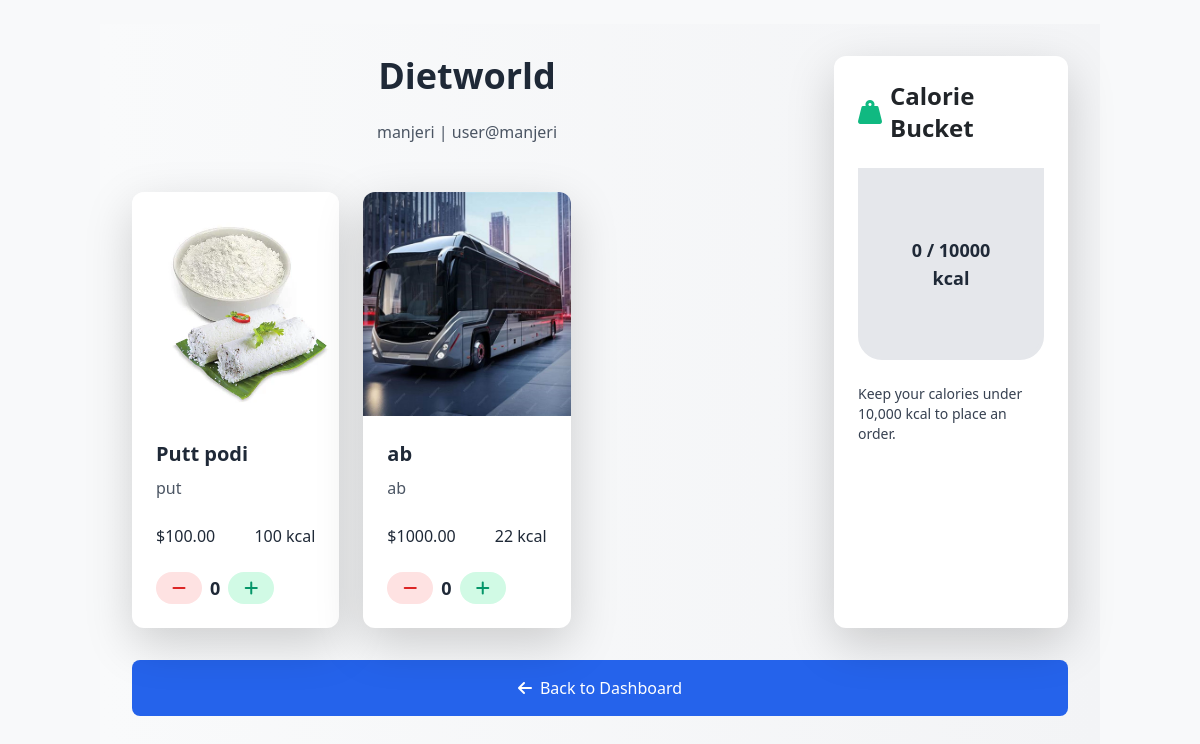
Page /users/shop/1/ (signed in) on the earlier database version.
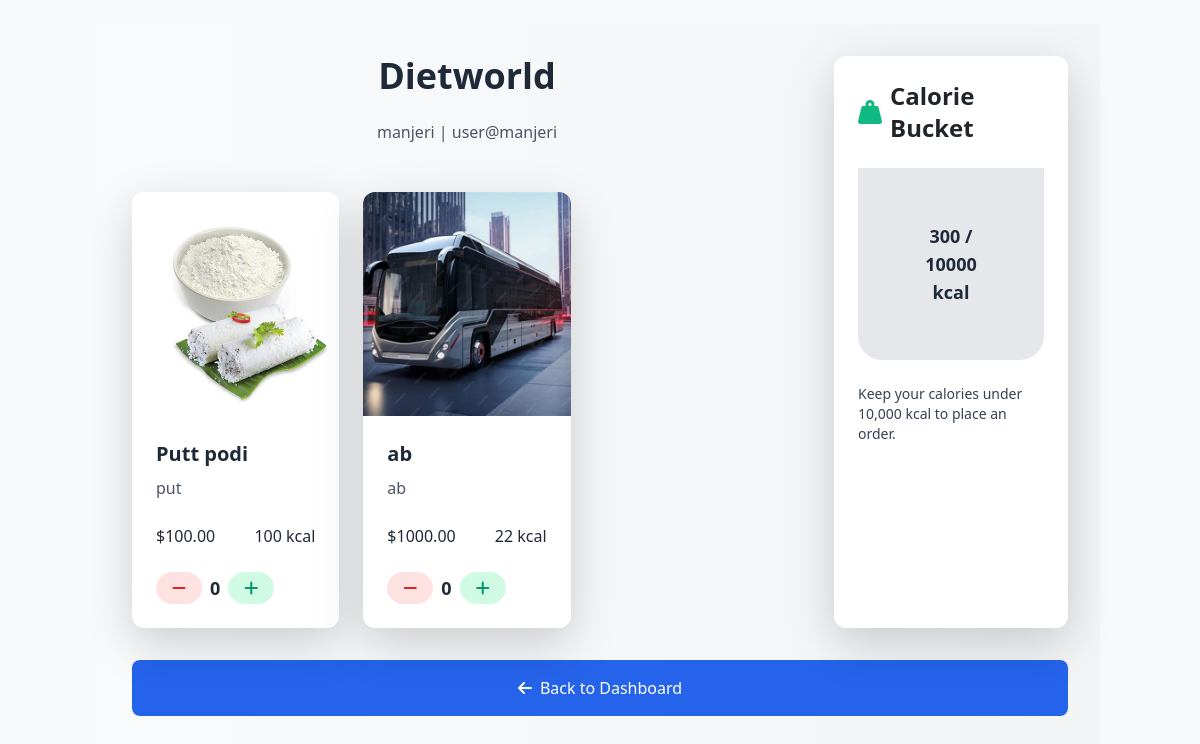
Same page on the later database version.
### cart/models.py (models this page shows, shortened)
class Cart(models.Model):
    customer = models.ForeignKey(Customer, on_delete=models.CASCADE)
    outlet = models.ForeignKey(Shop, on_delete=models.CASCADE)
    calorie_limit = models.PositiveIntegerField(default=10000)  # Updated to 10,000 kcal
    created_at = models.DateTimeField(auto_now_add=True)
    @property
    def total_calories(self):
        return sum(item.product.calories_per_100g * item.quantity for item in self.items.all())

class CartItem(models.Model):
    cart = models.ForeignKey(Cart, on_delete=models.CASCADE, related_name='items')
    product = models.ForeignKey('products.Product', on_delete=models.CASCADE)
    quantity = models.PositiveIntegerField(default=1)

### products/models.py (models this page shows, shortened)
class Product(models.Model):
    name = models.CharField(max_length=255)
    description = models.TextField()
    price = models.DecimalField(max_digits=10, decimal_places=2)
    image = models.ImageField(upload_to='product_images/', blank=True, null=True)
    calories_per_100g = models.PositiveIntegerField(help_text="Calories per 100g of the product")
    outlet = models.ForeignKey(Shop, on_delete=models.CASCADE, related_name='products')  # Link to the outlet (shop)
    stock = models.PositiveIntegerField(default=0)
    created_at = models.DateTimeField(auto_now_add=True)
    updated_at = models.DateTimeField(auto_now=True)
    category = models.ForeignKey(Category, on_delete=models.SET_NULL, null=True, blank=True)
    species = models.ManyToManyField(Species, blank=True)  # ✅ Allow multiple species

### users/views.py (the view)
# urls.py: path('shop/<int:shop_id>/', views.shop_products, name='shop_products'),
@login_required
def shop_products(request, shop_id):
    shop = get_object_or_404(Shop, id=shop_id)
    products = Product.objects.filter(outlet=shop)
    cart, created = Cart.objects.get_or_create(customer=request.user.customer, outlet=shop)
    total_calories = cart.total_calories
    calorie_limit = cart.calorie_limit
    total_calories_percentage = (total_calories / calorie_limit) * 100 if calorie_limit > 0 else 0
    return render(request, 'users/shop_products.html', {
        'shop': shop,
        'products': products,
        'cart': cart,
        'total_calories_percentage': total_calories_percentage,
    })

### users/templates/users/shop_products.html (shortened to what this page needs)
{% extends 'base.html' %}
{% block content %}
<link href="https://cdn.jsdelivr.net/npm/tailwindcss@2.2.19/dist/tailwind.min.css" rel="stylesheet">
<link href="https://cdnjs.cloudflare.com/ajax/libs/font-awesome/6.0.0-beta3/css/all.min.css" rel="stylesheet">
<div class="min-h-screen bg-gradient-to-r from-gray-50 to-gray-100 p-8">
    <div class="max-w-7xl mx-auto flex flex-col md:flex-row gap-8">
        <div class="flex-1">
            <div class="text-center mb-12">
                <h1 class="text-4xl font-bold text-gray-800 mb-4">{{ shop.shop_name }}</h1>
                <p class="text-gray-600">{{ shop.location }} | {{ shop.address }}</p>
            </div>
            <div class="grid grid-cols-1 md:grid-cols-3 gap-6">
                {% for product in products %}
                <div class="product-card bg-white rounded-xl shadow-lg overflow-hidden transform transition-all hover:scale-105">
                    <img src="{{ product.image.url }}" class="w-full h-56 object-cover" alt="{{ product.name }}">
                    <div class="p-6">
                        <h5 class="text-xl font-semibold text-gray-800 mb-2">{{ product.name }}</h5>
                        <p class="text-gray-600 mb-4">{{ product.description }}</p>
                        <div class="flex items-center justify-between mb-4">
                            <p class="text-gray-800 font-medium">${{ product.price }}</p>
                            <p class="text-gray-800 font-medium">{{ product.calories_per_100g }} kcal</p>
                        </div>
                        <div class="quantity-controls flex items-center gap-2">
                            <button class="decrease-btn bg-red-100 text-red-600 px-3 py-1 rounded-full hover:bg-red-200 transition-all" data-product-id="{{ product.id }}">
                                <i class="fas fa-minus"></i>
                            </button>
                            <span class="quantity text-lg font-bold text-gray-800" data-product-id="{{ product.id }}">0</span>
                            <button class="increase-btn bg-green-100 text-green-600 px-3 py-1 rounded-full hover:bg-green-200 transition-all" data-product-id="{{ product.id }}">
                                <i class="fas fa-plus"></i>
                            </button>
                        </div>
                    </div>
                </div>
                {% endfor %}
            </div>
        </div>
        <div class="w-full md:w-1/4 bg-white p-6 rounded-xl shadow-lg">
            <h3 class="text-2xl font-bold mb-4 flex items-center gap-2">
                <i class="fas fa-weight-hanging text-green-500 pulse-animation"></i>
                Calorie Bucket
            </h3>
            <div class="bucket relative w-full h-48 bg-gray-200 rounded-b-lg overflow-hidden rounded-b-3xl border-4 border-gray-200">
                <div class="bucket-text absolute top-1/2 left-1/2 transform -translate-x-1/2 -translate-y-1/2 text-center text-gray-800 font-bold text-lg">
                    <span id="bucket-text">{{ cart.total_calories }} / 10000 kcal</span>
                </div>
            </div>
            <p class="mt-4 text-gray-700 text-sm">Keep your calories under 10,000 kcal to place an order.</p>
        </div>
    </div>
    <div class="mt-8 text-center">
        <a href="{% url 'customer_dashboard' %}" class="inline-block bg-blue-600 text-white px-8 py-3 rounded-lg hover:bg-blue-700 transition-all flex items-center justify-center gap-2">
            <i class="fas fa-arrow-left"></i> Back to Dashboard
        </a>
    </div>
</div>
{% endblock %}

Differences in the rows shown:
removed Cart: total_calories "0"
added Cart: total_calories "300"
